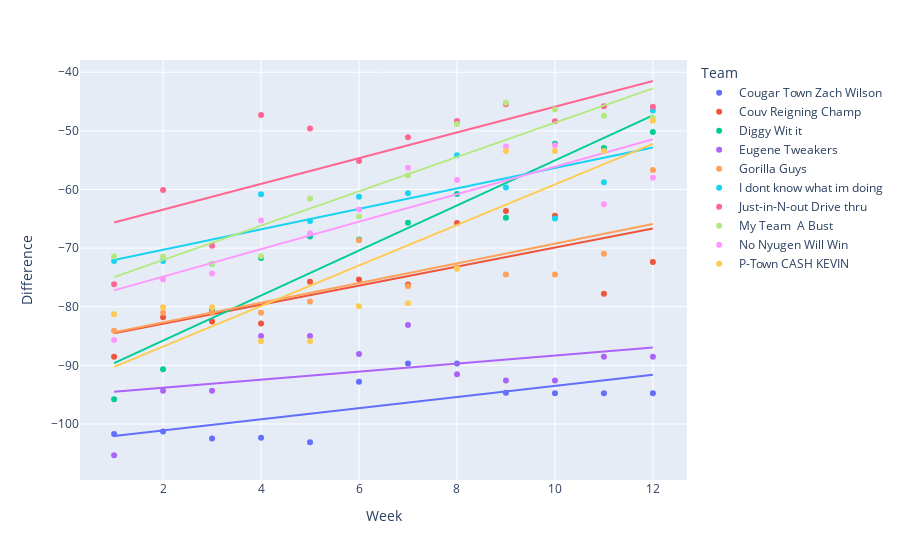

The notebook cell this image was saved under:
### Code cell
plot = px.scatter(test_df, x = 'Week', y = 'Difference', color = 'Team', trendline = 'ols')
plot.show()

### Figure 1 — Plotly figure (JSON) as saved in the notebook; plotly's stock layout.template omitted (floating-point values rounded to 4 significant figures)
{"data": [{"hovertemplate": "Team=Cougar Town Zach Wilson<br>Week=%{x}<br>Difference=%{y}<extra></extra>", "legendgroup": "Cougar Town Zach Wilson", "marker": {"color": "#636efa", "symbol": "circle"}, "mode": "markers", "name": "Cougar Town Zach Wilson", "orientation": "v", "showlegend": true, "type": "scatter", "x": [1, 2, 3, 4, 5, 6, 7, 8, 9, 10, 11, 12], "xaxis": "x", "y": [-101.7, -101.3, -102.5, -102.4, -103.1, -92.81, -89.67, -89.67, -94.68, -94.74, -94.74, -94.74], "yaxis": "y"}, {"hovertemplate": "<b>OLS trendline</b><br>Difference = 0.948565 * Week + -102.995<br>R<sup>2</sup>=0.456985<br><br>Team=Cougar Town Zach Wilson<br>Week=%{x}<br>Difference=%{y} <b>(trend)</b><extra></extra>", "legendgroup": "Cougar Town Zach Wilson", "marker": {"color": "#636efa", "symbol": "circle"}, "mode": "lines", "name": "Cougar Town Zach Wilson", "showlegend": false, "type": "scatter", "x": [1, 2, 3, 4, 5, 6, 7, 8, 9, 10, 11, 12], "xaxis": "x", "y": [-102.0, -101.1, -100.1, -99.2, -98.25, -97.3, -96.36, -95.41, -94.46, -93.51, -92.56, -91.61], "yaxis": "y"}, {"hovertemplate": "Team=Couv Reigning Champ<br>Week=%{x}<br>Difference=%{y}<extra></extra>", "legendgroup": "Couv Reigning Champ", "marker": {"color": "#EF553B", "symbol": "circle"}, "mode": "markers", "name": "Couv Reigning Champ", "orientation": "v", "showlegend": true, "type": "scatter", "x": [1, 2, 3, 4, 5, 6, 7, 8, 9, 10, 11, 12], "xaxis": "x", "y": [-88.51, -81.78, -82.5, -82.86, -75.73, -75.35, -76.2, -65.72, -63.68, -64.5, -77.8, -72.37], "yaxis": "y"}, {"hovertemplate": "<b>OLS trendline</b><br>Difference = 1.62398 * Week + -86.1385<br>R<sup>2</sup>=0.551508<br><br>Team=Couv Reigning Champ<br>Week=%{x}<br>Difference=%{y} <b>(trend)</b><extra></extra>", "legendgroup": "Couv Reigning Champ", "marker": {"color": "#EF553B", "symbol": "circle"}, "mode": "lines", "name": "Couv Reigning Champ", "showlegend": false, "type": "scatter", "x": [1, 2, 3, 4, 5, 6, 7, 8, 9, 10, 11, 12], "xaxis": "x", "y": [-84.51, -82.89, -81.27, -79.64, -78.02, -76.39, -74.77, -73.15, -71.52, -69.9, -68.27, -66.65], "yaxis": "y"}, {"hovertemplate": "Team=Diggy Wit it<br>Week=%{x}<br>Difference=%{y}<extra></extra>", "legendgroup": "Diggy Wit it", "marker": {"color": "#00cc96", "symbol": "circle"}, "mode": "markers", "name": "Diggy Wit it", "orientation": "v", "showlegend": true, "type": "scatter", "x": [1, 2, 3, 4, 5, 6, 7, 8, 9, 10, 11, 12], "xaxis": "x", "y": [-95.77, -90.67, -80.66, -71.69, -68.0, -68.53, -65.68, -60.76, -64.81, -52.19, -52.94, -50.18], "yaxis": "y"}, {"hovertemplate": "<b>OLS trendline</b><br>Difference = 3.84363 * Week + -93.4734<br>R<sup>2</sup>=0.911202<br><br>Team=Diggy Wit it<br>Week=%{x}<br>Difference=%{y} <b>(trend)</b><extra></extra>", "legendgroup": "Diggy Wit it", "marker": {"color": "#00cc96", "symbol": "circle"}, "mode": "lines", "name": "Diggy Wit it", "showlegend": false, "type": "scatter", "x": [1, 2, 3, 4, 5, 6, 7, 8, 9, 10, 11, 12], "xaxis": "x", "y": [-89.63, -85.79, -81.94, -78.1, -74.26, -70.41, -66.57, -62.72, -58.88, -55.04, -51.19, -47.35], "yaxis": "y"}, {"hovertemplate": "Team=Eugene Tweakers<br>Week=%{x}<br>Difference=%{y}<extra></extra>", "legendgroup": "Eugene Tweakers", "marker": {"color": "#ab63fa", "symbol": "circle"}, "mode": "markers", "name": "Eugene Tweakers", "orientation": "v", "showlegend": true, "type": "scatter", "x": [1, 2, 3, 4, 5, 6, 7, 8, 9, 10, 11, 12], "xaxis": "x", "y": [-105.3, -94.31, -94.31, -84.99, -84.99, -88.05, -83.14, -91.54, -92.56, -92.56, -88.53, -88.53], "yaxis": "y"}, {"hovertemplate": "<b>OLS trendline</b><br>Difference = 0.686898 * Week + -95.2027<br>R<sup>2</sup>=0.174552<br><br>Team=Eugene Tweakers<br>Week=%{x}<br>Difference=%{y} <b>(trend)</b><extra></extra>", "legendgroup": "Eugene Tweakers", "marker": {"color": "#ab63fa", "symbol": "circle"}, "mode": "lines", "name": "Eugene Tweakers", "showlegend": false, "type": "scatter", "x": [1, 2, 3, 4, 5, 6, 7, 8, 9, 10, 11, 12], "xaxis": "x", "y": [-94.52, -93.83, -93.14, -92.46, -91.77, -91.08, -90.39, -89.71, -89.02, -88.33, -87.65, -86.96], "yaxis": "y"}, {"hovertemplate": "Team=Gorilla Guys<br>Week=%{x}<br>Difference=%{y}<extra></extra>", "legendgroup": "Gorilla Guys", "marker": {"color": "#FFA15A", "symbol": "circle"}, "mode": "markers", "name": "Gorilla Guys", "orientation": "v", "showlegend": true, "type": "scatter", "x": [1, 2, 3, 4, 5, 6, 7, 8, 9, 10, 11, 12], "xaxis": "x", "y": [-84.08, -81.03, -81.03, -81.03, -79.12, -68.66, -76.49, -73.28, -74.51, -74.51, -70.97, -56.68], "yaxis": "y"}, {"hovertemplate": "<b>OLS trendline</b><br>Difference = 1.67807 * Week + -86.0229<br>R<sup>2</sup>=0.664191<br><br>Team=Gorilla Guys<br>Week=%{x}<br>Difference=%{y} <b>(trend)</b><extra></extra>", "legendgroup": "Gorilla Guys", "marker": {"color": "#FFA15A", "symbol": "circle"}, "mode": "lines", "name": "Gorilla Guys", "showlegend": false, "type": "scatter", "x": [1, 2, 3, 4, 5, 6, 7, 8, 9, 10, 11, 12], "xaxis": "x", "y": [-84.34, -82.67, -80.99, -79.31, -77.63, -75.95, -74.28, -72.6, -70.92, -69.24, -67.56, -65.89], "yaxis": "y"}, {"hovertemplate": "Team=I dont know what im doing<br>Week=%{x}<br>Difference=%{y}<extra></extra>", "legendgroup": "I dont know what im doing", "marker": {"color": "#19d3f3", "symbol": "circle"}, "mode": "markers", "name": "I dont know what im doing", "orientation": "v", "showlegend": true, "type": "scatter", "x": [1, 2, 3, 4, 5, 6, 7, 8, 9, 10, 11, 12], "xaxis": "x", "y": [-72.21, -72.21, -72.72, -60.8, -65.38, -61.22, -60.63, -54.14, -59.67, -64.93, -58.76, -46.52], "yaxis": "y"}, {"hovertemplate": "<b>OLS trendline</b><br>Difference = 1.74193 * Week + -73.7563<br>R<sup>2</sup>=0.654882<br><br>Team=I dont know what im doing<br>Week=%{x}<br>Difference=%{y} <b>(trend)</b><extra></extra>", "legendgroup": "I dont know what im doing", "marker": {"color": "#19d3f3", "symbol": "circle"}, "mode": "lines", "name": "I dont know what im doing", "showlegend": false, "type": "scatter", "x": [1, 2, 3, 4, 5, 6, 7, 8, 9, 10, 11, 12], "xaxis": "x", "y": [-72.01, -70.27, -68.53, -66.79, -65.05, -63.3, -61.56, -59.82, -58.08, -56.34, -54.6, -52.85], "yaxis": "y"}, {"hovertemplate": "Team=Just-in-N-out Drive thru<br>Week=%{x}<br>Difference=%{y}<extra></extra>", "legendgroup": "Just-in-N-out Drive thru", "marker": {"color": "#FF6692", "symbol": "circle"}, "mode": "markers", "name": "Just-in-N-out Drive thru", "orientation": "v", "showlegend": true, "type": "scatter", "x": [1, 2, 3, 4, 5, 6, 7, 8, 9, 10, 11, 12], "xaxis": "x", "y": [-76.16, -60.1, -69.58, -47.3, -49.61, -55.12, -51.1, -48.3, -45.45, -48.34, -45.8, -45.89], "yaxis": "y"}, {"hovertemplate": "<b>OLS trendline</b><br>Difference = 2.19437 * Week + -67.8271<br>R<sup>2</sup>=0.618527<br><br>Team=Just-in-N-out Drive thru<br>Week=%{x}<br>Difference=%{y} <b>(trend)</b><extra></extra>", "legendgroup": "Just-in-N-out Drive thru", "marker": {"color": "#FF6692", "symbol": "circle"}, "mode": "lines", "name": "Just-in-N-out Drive thru", "showlegend": false, "type": "scatter", "x": [1, 2, 3, 4, 5, 6, 7, 8, 9, 10, 11, 12], "xaxis": "x", "y": [-65.63, -63.44, -61.24, -59.05, -56.86, -54.66, -52.47, -50.27, -48.08, -45.88, -43.69, -41.49], "yaxis": "y"}, {"hovertemplate": "Team=My Team  A Bust<br>Week=%{x}<br>Difference=%{y}<extra></extra>", "legendgroup": "My Team  A Bust", "marker": {"color": "#B6E880", "symbol": "circle"}, "mode": "markers", "name": "My Team  A Bust", "orientation": "v", "showlegend": true, "type": "scatter", "x": [1, 2, 3, 4, 5, 6, 7, 8, 9, 10, 11, 12], "xaxis": "x", "y": [-71.45, -71.45, -72.65, -71.39, -61.53, -64.6, -57.61, -48.83, -45.21, -46.34, -47.43, -47.76], "yaxis": "y"}, {"hovertemplate": "<b>OLS trendline</b><br>Difference = 2.92618 * Week + -77.8729<br>R<sup>2</sup>=0.872635<br><br>Team=My Team  A Bust<br>Week=%{x}<br>Difference=%{y} <b>(trend)</b><extra></extra>", "legendgroup": "My Team  A Bust", "marker": {"color": "#B6E880", "symbol": "circle"}, "mode": "lines", "name": "My Team  A Bust", "showlegend": false, "type": "scatter", "x": [1, 2, 3, 4, 5, 6, 7, 8, 9, 10, 11, 12], "xaxis": "x", "y": [-74.95, -72.02, -69.09, -66.17, -63.24, -60.32, -57.39, -54.46, -51.54, -48.61, -45.68, -42.76], "yaxis": "y"}, {"hovertemplate": "Team=No Nyugen Will Win<br>Week=%{x}<br>Difference=%{y}<extra></extra>", "legendgroup": "No Nyugen Will Win", "marker": {"color": "#FF97FF", "symbol": "circle"}, "mode": "markers", "name": "No Nyugen Will Win", "orientation": "v", "showlegend": true, "type": "scatter", "x": [1, 2, 3, 4, 5, 6, 7, 8, 9, 10, 11, 12], "xaxis": "x", "y": [-85.68, -75.36, -74.32, -65.28, -67.46, -63.41, -56.28, -58.36, -52.67, -52.45, -62.51, -58.01], "yaxis": "y"}, {"hovertemplate": "<b>OLS trendline</b><br>Difference = 2.3449 * Week + -79.5577<br>R<sup>2</sup>=0.708492<br><br>Team=No Nyugen Will Win<br>Week=%{x}<br>Difference=%{y} <b>(trend)</b><extra></extra>", "legendgroup": "No Nyugen Will Win", "marker": {"color": "#FF97FF", "symbol": "circle"}, "mode": "lines", "name": "No Nyugen Will Win", "showlegend": false, "type": "scatter", "x": [1, 2, 3, 4, 5, 6, 7, 8, 9, 10, 11, 12], "xaxis": "x", "y": [-77.21, -74.87, -72.52, -70.18, -67.83, -65.49, -63.14, -60.8, -58.45, -56.11, -53.76, -51.42], "yaxis": "y"}, {"hovertemplate": "Team=P-Town CASH KEVIN<br>Week=%{x}<br>Difference=%{y}<extra></extra>", "legendgroup": "P-Town CASH KEVIN", "marker": {"color": "#FECB52", "symbol": "circle"}, "mode": "markers", "name": "P-Town CASH KEVIN", "orientation": "v", "showlegend": true, "type": "scatter", "x": [1, 2, 3, 4, 5, 6, 7, 8, 9, 10, 11, 12], "xaxis": "x", "y": [-81.26, -80.11, -80.11, -85.89, -85.89, -79.92, -79.41, -73.53, -53.45, -53.45, -53.45, -48.29], "yaxis": "y"}, {"hovertemplate": "<b>OLS trendline</b><br>Difference = 3.45863 * Week + -93.7107<br>R<sup>2</sup>=0.740083<br><br>Team=P-Town CASH KEVIN<br>Week=%{x}<br>Difference=%{y} <b>(trend)</b><extra></extra>", "legendgroup": "P-Town CASH KEVIN", "marker": {"color": "#FECB52", "symbol": "circle"}, "mode": "lines", "name": "P-Town CASH KEVIN", "showlegend": false, "type": "scatter", "x": [1, 2, 3, 4, 5, 6, 7, 8, 9, 10, 11, 12], "xaxis": "x", "y": [-90.25, -86.79, -83.33, -79.88, -76.42, -72.96, -69.5, -66.04, -62.58, -59.12, -55.67, -52.21], "yaxis": "y"}], "layout": {"legend": {"title": {"text": "Team"}, "tracegroupgap": 0}, "margin": {"t": 60}, "xaxis": {"anchor": "y", "domain": [0, 1], "title": {"text": "Week"}}, "yaxis": {"anchor": "x", "domain": [0, 1], "title": {"text": "Difference"}}}}
